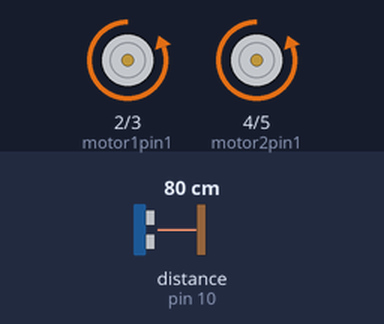
Simulated run of this sketch. Board: Arduino Uno, built with avr-gcc and run on an emulated ATmega328P. Parts: motor-driver pin pairs drawn as motors (green arrow = first pin HIGH = forward, orange = second pin HIGH = backward, longer = more drive). Wiring (inferred from the names in the program): ultrasonic range finder: trigger pin 9; echo pin 10. Inputs (shaded band) come from the test bench; at power-on: distance to the obstacle (sensor on pin 10) 80 cm. The echo pulse lasts 58.3 µs per cm.

Above: at 1.2 s.
1.3 s: distance to the obstacle (sensor on pin 10) set to 34 cm
2.8 s: distance to the obstacle (sensor on pin 10) set to 28 cm
At 2.97 s:
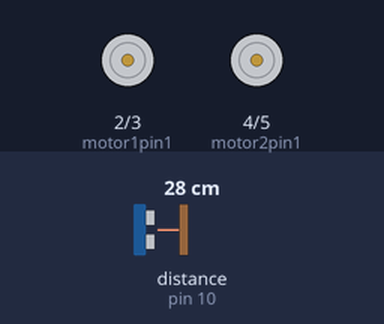
At 4.7 s:
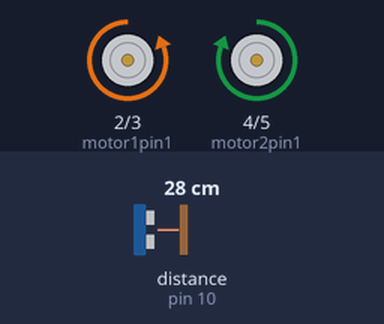
5.8 s: distance to the obstacle (sensor on pin 10) set to 35 cm
7.9 s: distance to the obstacle (sensor on pin 10) set to 2 cm
At 12.5 s:
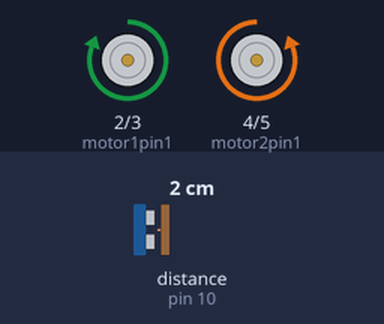
Timing chart, 0 to 26.9 s (numbered marks = the images above; inputs shaded):
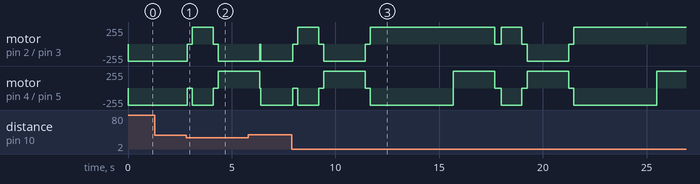

The sketch:

ObjectCollisionAcoidance.ino
```cpp
const int motor1pin1 = 2;
const int motor1pin2 = 3;
const int motor2pin1 = 4;
const int motor2pin2 = 5;

const int trigPin = 9;
const int echoPin = 10;
const long maxDistance = 30;


void setup() {
  pinMode(motor1pin1, OUTPUT);
  pinMode(motor1pin2, OUTPUT);
  pinMode(motor2pin1, OUTPUT);
  pinMode(motor2pin2, OUTPUT);

  pinMode(trigPin, OUTPUT);
  pinMode(echoPin, INPUT);

  Serial.begin(9600);
}

void loop() {
    if(checkForObstacle() == false) {
    moveForward();
  } else {
    stopMoving();
    turnLeft90();
    //nested checks
    if(checkForObstacle() == true) {
      turnRight180();
      if(checkForObstacle() == true) {
        turnLeft360();  // Spin 360 degrees
        if(checkForObstacle() == true){
          moveBackward();
        }
      }

    }
  }
  delay(50); // Add a minor delay to prevent overloading the processor with rapid state changes
}

bool checkForObstacle() {
  digitalWrite(trigPin, LOW);
  delayMicroseconds(2);
  digitalWrite(trigPin, HIGH);
  delayMicroseconds(10);
  digitalWrite(trigPin, LOW);
  long duration = pulseIn(echoPin, HIGH);
  long distance = (duration / 2) / 29.1;
  return (distance < maxDistance && distance > 0);
}

void moveForward() {
  digitalWrite(motor1pin1, LOW);
  digitalWrite(motor1pin2, HIGH);
  digitalWrite(motor2pin1, LOW);
  digitalWrite(motor2pin2, HIGH);
}

void stopMoving() {
  digitalWrite(motor1pin1, LOW);
  digitalWrite(motor1pin2, LOW);
  digitalWrite(motor2pin1, LOW);
  digitalWrite(motor2pin2, LOW);
}

void turnLeft90() {
  stopMoving();
  delay(250); // A small delay to ensure the car stops before turning
  digitalWrite(motor1pin1, HIGH);
  digitalWrite(motor1pin2, LOW);
  digitalWrite(motor2pin1, LOW);
  digitalWrite(motor2pin2, HIGH);
  delay(1000);
  stopMoving();
}

void turnRight180() {
  stopMoving();
  delay(250);
  digitalWrite(motor1pin1, LOW);
  digitalWrite(motor1pin2, HIGH);
  digitalWrite(motor2pin1, HIGH);
  digitalWrite(motor2pin2, LOW);
  delay(2000);
  stopMoving();
}

void turnLeft360() {
  stopMoving();
  delay(250);
  digitalWrite(motor1pin1, HIGH);
  digitalWrite(motor1pin2, LOW);
  digitalWrite(motor2pin1, LOW);
  digitalWrite(motor2pin2, HIGH);
  delay(4000);
  stopMoving();
}

void moveBackward() {
  digitalWrite(motor1pin1, HIGH);
  digitalWrite(motor1pin2, LOW);
  digitalWrite(motor2pin1, HIGH);
  digitalWrite(motor2pin2, LOW);
  delay(2000);
  stopMoving();
}
```

Measured:
- the behaviour switches between 31 and 30 cm on distance to the obstacle (sensor on pin 10) (found by bisection; images 0 and 1)
- after the input at 1.3 s, every drawn part: stays the same
